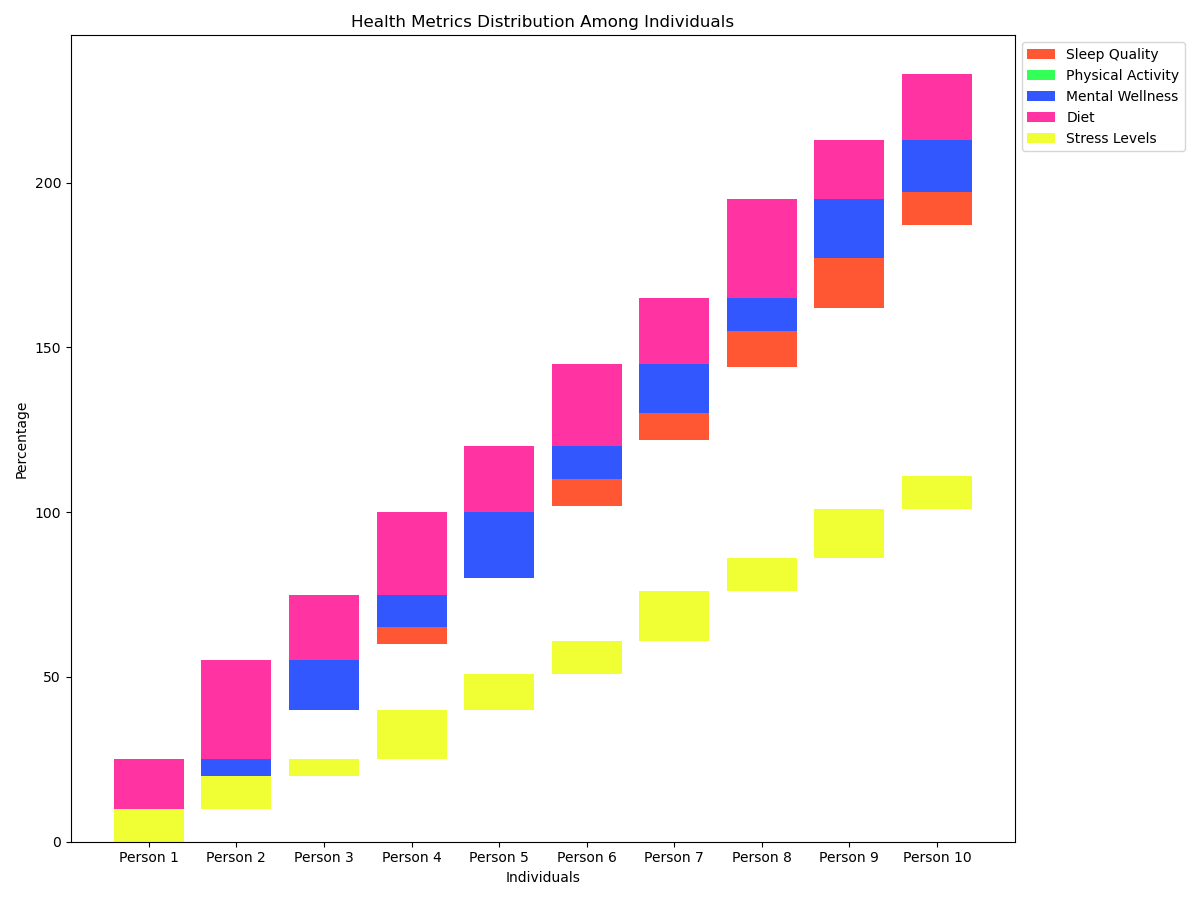

The script that drew this image:

import matplotlib.pyplot as plt
import numpy as np

# Data
metrics = ['Sleep Quality', 'Physical Activity', 'Mental Wellness', 'Diet', 'Stress Levels']
data = [
    [22, 25, 18, 25, 10],  # Person 1
    [18, 20, 22, 30, 10],  # Person 2
    [20, 30, 25, 20, 5],   # Person 3
    [25, 20, 15, 25, 15],  # Person 4
    [17, 22, 30, 20, 11],  # Person 5
    [20, 25, 20, 25, 10],  # Person 6
    [22, 18, 25, 20, 15],  # Person 7
    [18, 20, 22, 30, 10],  # Person 8
    [25, 22, 20, 18, 15],  # Person 9
    [20, 25, 25, 20, 10]   # Person 10
]

data = np.array(data)
data_cum = data.cumsum(axis=0)
person_labels = ['Person 1', 'Person 2', 'Person 3', 'Person 4', 'Person 5', 'Person 6', 'Person 7', 'Person 8', 'Person 9', 'Person 10']
colors = ['#FF5733', '#33FF57', '#3357FF', '#FF33A1', '#F0FF33']
fig, ax = plt.subplots(figsize=(12, 9))

# Plot
for i, (metric, color) in enumerate(zip(metrics, colors)):
    heights = data[:, i]
    starts = data_cum[:, i] - heights
    ax.bar(person_labels, heights, bottom=starts, width=0.8, label=metric, color=color)

# Formatting
ax.set_ylabel('Percentage')
ax.set_xlabel('Individuals')
ax.set_title('Health Metrics Distribution Among Individuals')
ax.legend(loc='upper left', bbox_to_anchor=(1, 1))

plt.tight_layout()
plt.show()
